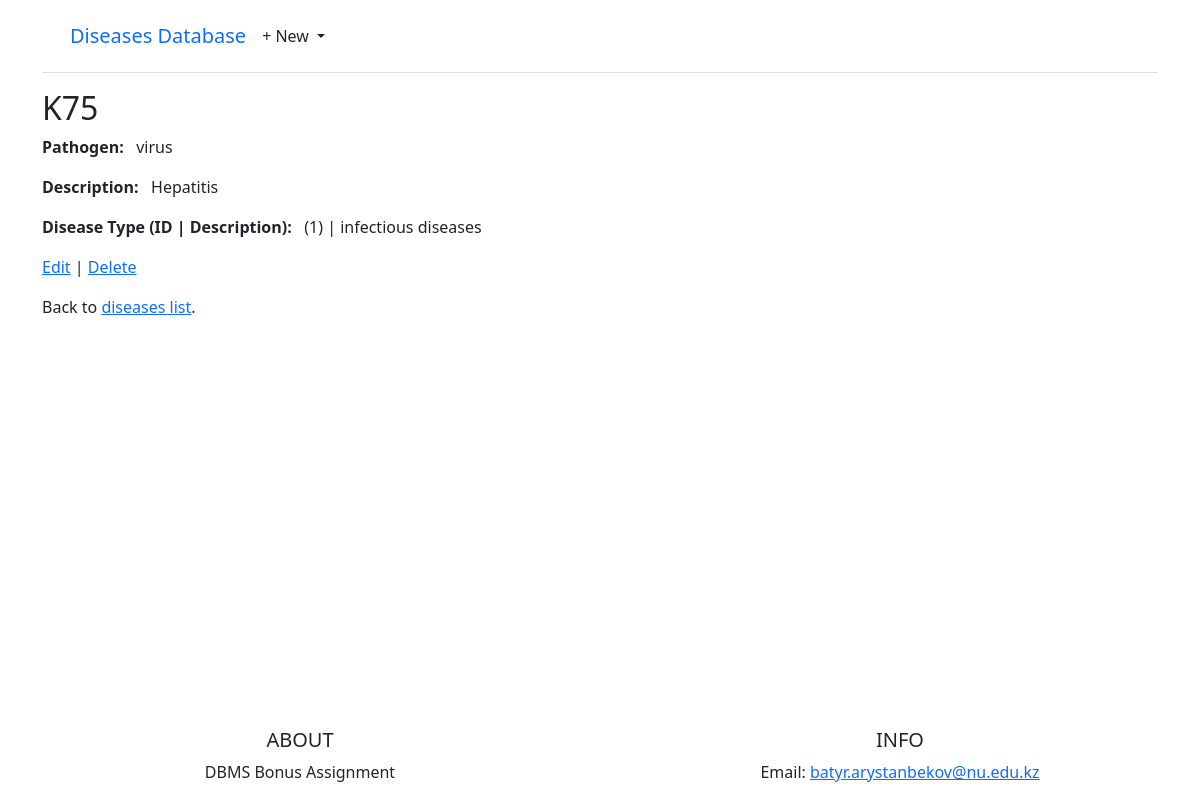
/diseases/K75/, run on the app's committed database.
### objects/models.py (models this page shows, shortened)
class Disease(models.Model):
    disease_code = models.CharField(max_length=50, primary_key=True)
    pathogen = models.CharField(max_length=20)
    description = models.CharField(max_length=140)
    id = models.ForeignKey(DiseaseType, on_delete=models.CASCADE)

class DiseaseType(models.Model):
    id = models.AutoField(primary_key=True)
    description = models.CharField(max_length=140)
    def __str__(self):
        return str(self.id)

### objects/views.py (the view)
# urls.py: path('diseases/<str:pk>/', DiseaseDetailView.as_view(), name='disease_detail'),
class DiseaseDetailView(DetailView):
    model = Disease
    template_name = 'disease/disease_detail.html'

### templates/disease/disease_detail.html
{% extends "base.html" %}
{% block content %}
<div class="article-entry">
    <h2>{{ disease.disease_code }}</h2>
    <p><b>Pathogen:</b> &nbsp; {{ disease.pathogen }}</p>
    <p><b>Description:</b> &nbsp; {{ disease.description }}</p>
    <p><b>Disease Type (ID | Description):</b> &nbsp; ({{disease.id}}) | {{ disease.id.description }}</p>
</div>
<p><a href="{% url 'disease_edit' disease.disease_code %}">Edit</a> |
    <a href="{% url 'disease_delete' disease.disease_code %}">Delete</a></p>
<p>Back to <a href="{% url 'disease_list' %}">diseases list</a>.</p>
{% endblock content %}

### data on the page
Disease: disease_code "K75", pathogen "virus", description "Hepatitis", id "1", id.description "infectious diseases"
